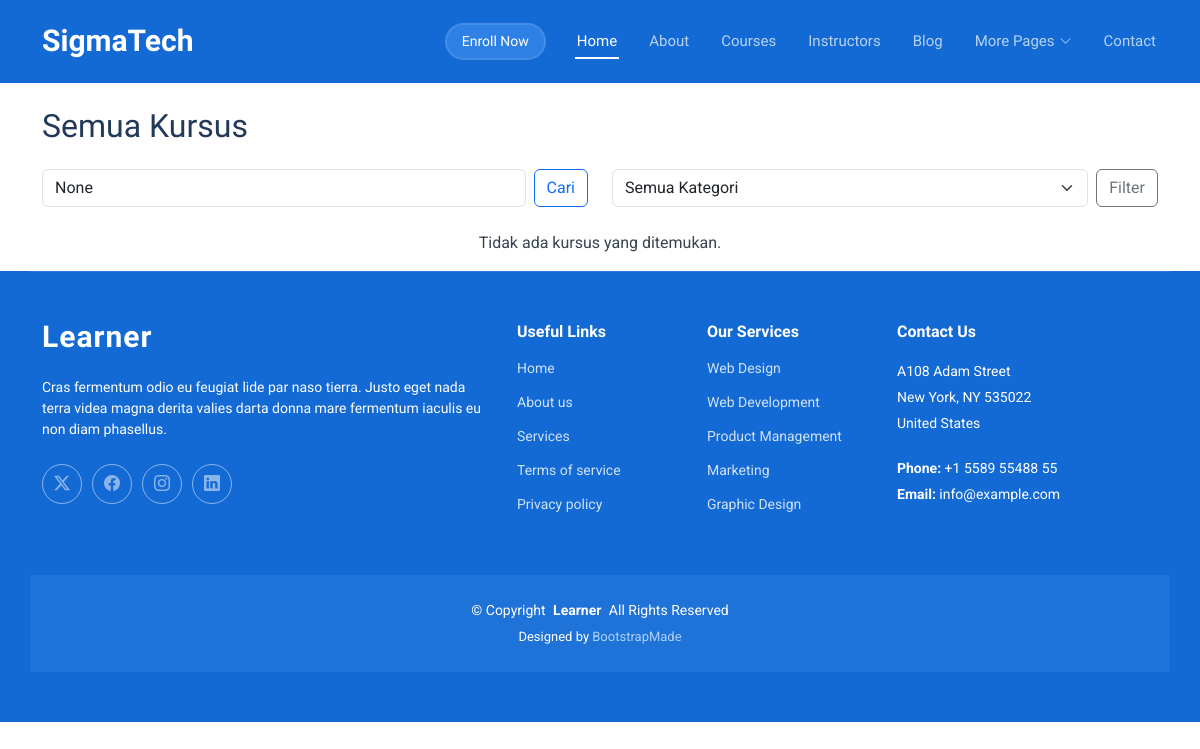
Page /courses/ on the earlier database version.
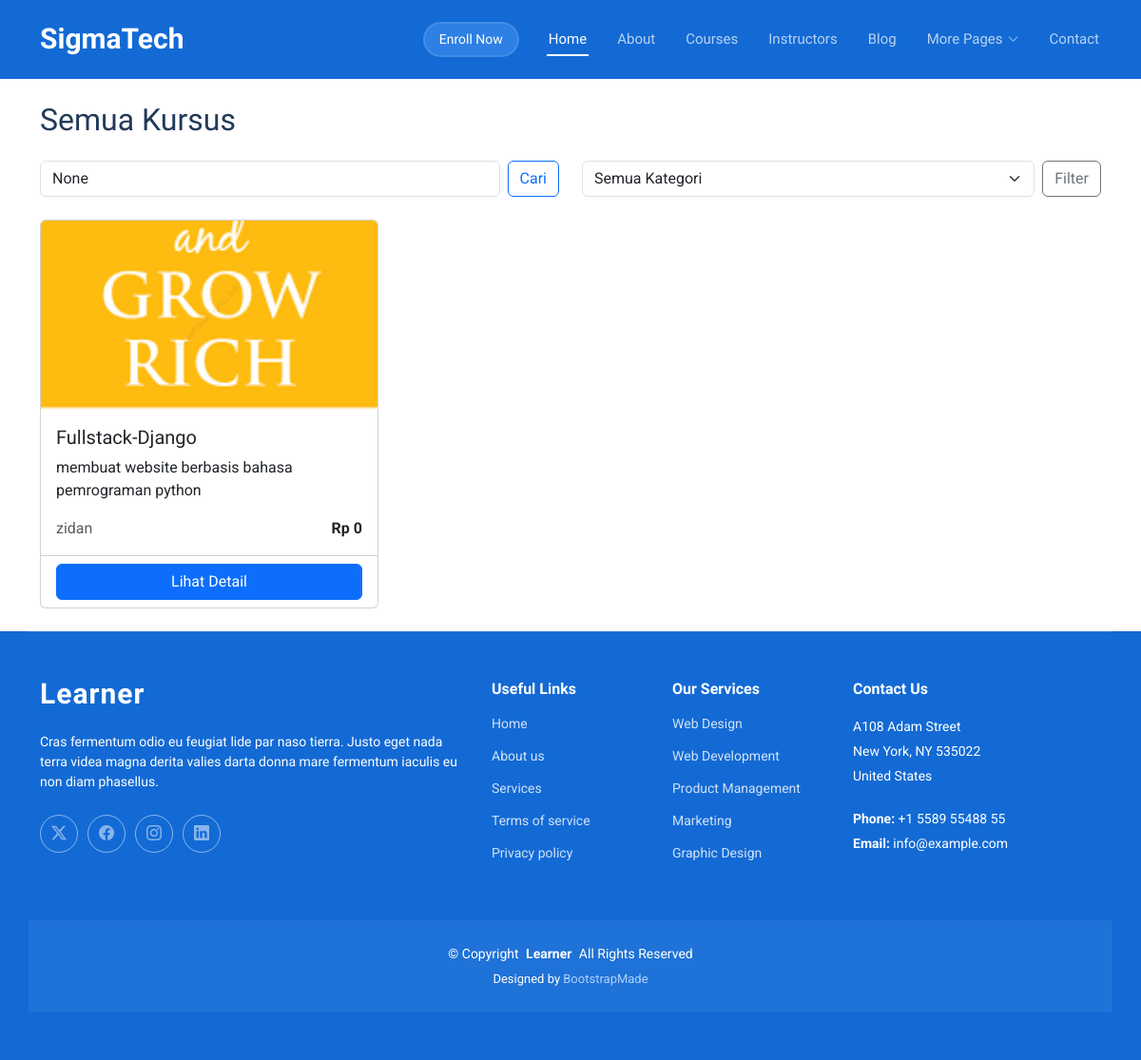
Same page on the later database version.
### courses/models.py (models this page shows, shortened)
class Course(models.Model):
    DIFFICULTY_CHOICES = (
        ('beginner', 'Pemula'),
        ('intermediate', 'Menengah'),
        ('advanced', 'Lanjutan'),
    )
    title = models.CharField(max_length=200)
    slug = models.SlugField(max_length=250, unique=True, blank=True)
    description = models.TextField()
    instructor = models.ForeignKey(User, on_delete=models.CASCADE, related_name='courses_taught')
    category = models.ForeignKey(Category, on_delete=models.SET_NULL, null=True, blank=True)
    thumbnail = models.ImageField(upload_to='course_thumbnails/', blank=True, null=True)
    difficulty = models.CharField(max_length=20, choices=DIFFICULTY_CHOICES, default='beginner')
    price = models.DecimalField(max_digits=10, decimal_places=2, default=0.00)
    duration = models.IntegerField(help_text="Durasi kursus dalam jam")
    is_published = models.BooleanField(default=False)
    created_at = models.DateTimeField(auto_now_add=True)
    updated_at = models.DateTimeField(auto_now=True)
    class Meta:
        ordering = ['-created_at']

### users/models.py (models this page shows, shortened)
class User(AbstractUser):
    ROLE_CHOICES = (
        ('student', 'Siswa'),
        ('instructor', 'Instruktur'),
    )
    role = models.CharField(max_length=20, choices=ROLE_CHOICES, default='student')
    bio = models.TextField(max_length=500, blank=True)
    profile_picture = models.ImageField(upload_to='profile_pics/', blank=True, null=True)
    phone_number = models.CharField(max_length=15, blank=True)

### courses/views.py (the view)
# urls.py: path('courses/', views.course_list, name='course_list'),
def course_list(request):
    courses = Course.objects.filter(is_published=True)
    categories = Category.objects.all()
    category_filter = request.GET.get('category')
    if category_filter:
        courses = courses.filter(category__id=category_filter)
    search_query = request.GET.get('search')
    if search_query:
        courses = courses.filter(title__icontains=search_query)
    context = {
        'courses': courses,
        'categories': categories,
        'selected_category': category_filter,
        'search_query': search_query,
    }
    return render(request, 'courses/course_list.html', context)

### templates/courses/course_list.html (shortened to what this page needs)
{% extends 'base.html' %}
{% load static %}
{% block content %}
<div class="container mt-4">
    <div class="row">
        <div class="col-md-12">
            <h2 class="mb-4">Semua Kursus</h2>
            <div class="row mb-4">
                <div class="col-md-6">
                    <form method="get" class="d-flex">
                        <input type="text" name="search" class="form-control me-2" placeholder="Cari kursus..." value="{{ search_query }}">
                        <button type="submit" class="btn btn-outline-primary">Cari</button>
                    </form>
                </div>
                <div class="col-md-6">
                    <form method="get" class="d-flex">
                        <select name="category" class="form-select me-2" onchange="this.form.submit()">
                            <option value="">Semua Kategori</option>
                        </select>
                        <button type="submit" class="btn btn-outline-secondary">Filter</button>
                    </form>
                </div>
            </div>
            <div class="row">
                {% for course in courses %}
                <div class="col-md-4 mb-4">
                    <div class="card h-100">
                        {% if course.thumbnail %}
                            <img src="{{ course.thumbnail.url }}" class="card-img-top" alt="{{ course.title }}" style="height: 200px; object-fit: cover;">
                        {% else %}
                            <img src="{% static 'images/default-course.jpg' %}" class="card-img-top" alt="{{ course.title }}" style="height: 200px; object-fit: cover;">
                        {% endif %}
                        <div class="card-body">
                            <h5 class="card-title">{{ course.title }}</h5>
                            <p class="card-text">{{ course.description|truncatewords:20 }}</p>
                            <div class="d-flex justify-content-between align-items-center">
                                <span class="text-muted">{{ course.instructor.get_full_name|default:course.instructor.username }}</span>
                                <span class="fw-bold">Rp {{ course.price|floatformat:0 }}</span>
                            </div>
                        </div>
                        <div class="card-footer bg-transparent">
                            <a href="{% url 'courses:course_detail' course.slug %}" class="btn btn-primary w-100">Lihat Detail</a>
                        </div>
                    </div>
                </div>
                {% empty %}
                <div class="col-12">
                    <p class="text-center">Tidak ada kursus yang ditemukan.</p>
                </div>
                {% endfor %}
            </div>
        </div>
    </div>
</div>
{% endblock %}

Differences in the rows shown:
added Course: thumbnail (picture), title "Fullstack-Django", description "membuat website berbasis bahasa pemrograman python", instructor.get_full_name "zidan", price "0"
Other differences:
text no longer shown: "Tidak ada kursus yang ditemukan."
